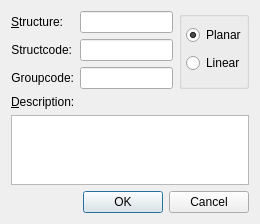
<?xml version="1.0" encoding="UTF-8"?>
<ui version="4.0">
 <class>DialogAddEditStructure</class>
 <widget class="QDialog" name="DialogAddEditStructure">
  <property name="windowModality">
   <enum>Qt::ApplicationModal</enum>
  </property>
  <property name="geometry">
   <rect>
    <x>0</x>
    <y>0</y>
    <width>260</width>
    <height>220</height>
   </rect>
  </property>
  <property name="windowTitle">
   <string>Add site</string>
  </property>
  <layout class="QVBoxLayout" name="verticalLayout_3">
   <item>
    <layout class="QHBoxLayout" name="horizontalLayout_2">
     <item>
      <layout class="QFormLayout" name="formLayout">
       <item row="0" column="0">
        <widget class="QLabel" name="label">
         <property name="text">
          <string>&amp;Structure:</string>
         </property>
         <property name="alignment">
          <set>Qt::AlignRight|Qt::AlignTrailing|Qt::AlignVCenter</set>
         </property>
         <property name="buddy">
          <cstring>structnameEdit</cstring>
         </property>
        </widget>
       </item>
       <item row="0" column="1">
        <widget class="QLineEdit" name="structnameEdit"/>
       </item>
       <item row="1" column="0">
        <widget class="QLabel" name="label_2">
         <property name="text">
          <string>Structcode:</string>
         </property>
         <property name="alignment">
          <set>Qt::AlignRight|Qt::AlignTrailing|Qt::AlignVCenter</set>
         </property>
         <property name="buddy">
          <cstring>scodeEdit</cstring>
         </property>
        </widget>
       </item>
       <item row="1" column="1">
        <widget class="QLineEdit" name="scodeEdit"/>
       </item>
       <item row="2" column="0">
        <widget class="QLabel" name="label_3">
         <property name="text">
          <string>Groupcode:</string>
         </property>
         <property name="alignment">
          <set>Qt::AlignRight|Qt::AlignTrailing|Qt::AlignVCenter</set>
         </property>
         <property name="buddy">
          <cstring>gcodeEdit</cstring>
         </property>
        </widget>
       </item>
       <item row="2" column="1">
        <widget class="QLineEdit" name="gcodeEdit"/>
       </item>
      </layout>
     </item>
     <item>
      <widget class="QGroupBox" name="groupBox">
       <property name="title">
        <string/>
       </property>
       <property name="flat">
        <bool>false</bool>
       </property>
       <property name="checkable">
        <bool>false</bool>
       </property>
       <layout class="QVBoxLayout" name="verticalLayout_2">
        <property name="spacing">
         <number>0</number>
        </property>
        <property name="leftMargin">
         <number>4</number>
        </property>
        <property name="topMargin">
         <number>0</number>
        </property>
        <property name="rightMargin">
         <number>0</number>
        </property>
        <property name="bottomMargin">
         <number>4</number>
        </property>
        <item>
         <widget class="QRadioButton" name="radioPlanar">
          <property name="text">
           <string>Planar</string>
          </property>
          <property name="checked">
           <bool>true</bool>
          </property>
         </widget>
        </item>
        <item>
         <widget class="QRadioButton" name="radioLinear">
          <property name="text">
           <string>Linear</string>
          </property>
         </widget>
        </item>
       </layout>
      </widget>
     </item>
    </layout>
   </item>
   <item>
    <layout class="QVBoxLayout" name="verticalLayout">
     <item>
      <widget class="QLabel" name="label_5">
       <property name="text">
        <string>&amp;Description:</string>
       </property>
       <property name="buddy">
        <cstring>descriptionEdit</cstring>
       </property>
      </widget>
     </item>
     <item>
      <widget class="QPlainTextEdit" name="descriptionEdit"/>
     </item>
    </layout>
   </item>
   <item>
    <widget class="QDialogButtonBox" name="buttonBox">
     <property name="orientation">
      <enum>Qt::Horizontal</enum>
     </property>
     <property name="standardButtons">
      <set>QDialogButtonBox::Cancel|QDialogButtonBox::Ok</set>
     </property>
    </widget>
   </item>
  </layout>
 </widget>
 <tabstops>
  <tabstop>structnameEdit</tabstop>
  <tabstop>scodeEdit</tabstop>
  <tabstop>gcodeEdit</tabstop>
  <tabstop>buttonBox</tabstop>
  <tabstop>descriptionEdit</tabstop>
 </tabstops>
 <resources/>
 <connections>
  <connection>
   <sender>buttonBox</sender>
   <signal>accepted()</signal>
   <receiver>DialogAddEditStructure</receiver>
   <slot>accept()</slot>
   <hints>
    <hint type="sourcelabel">
     <x>248</x>
     <y>254</y>
    </hint>
    <hint type="destinationlabel">
     <x>157</x>
     <y>274</y>
    </hint>
   </hints>
  </connection>
  <connection>
   <sender>buttonBox</sender>
   <signal>rejected()</signal>
   <receiver>DialogAddEditStructure</receiver>
   <slot>reject()</slot>
   <hints>
    <hint type="sourcelabel">
     <x>316</x>
     <y>260</y>
    </hint>
    <hint type="destinationlabel">
     <x>286</x>
     <y>274</y>
    </hint>
   </hints>
  </connection>
 </connections>
</ui>
